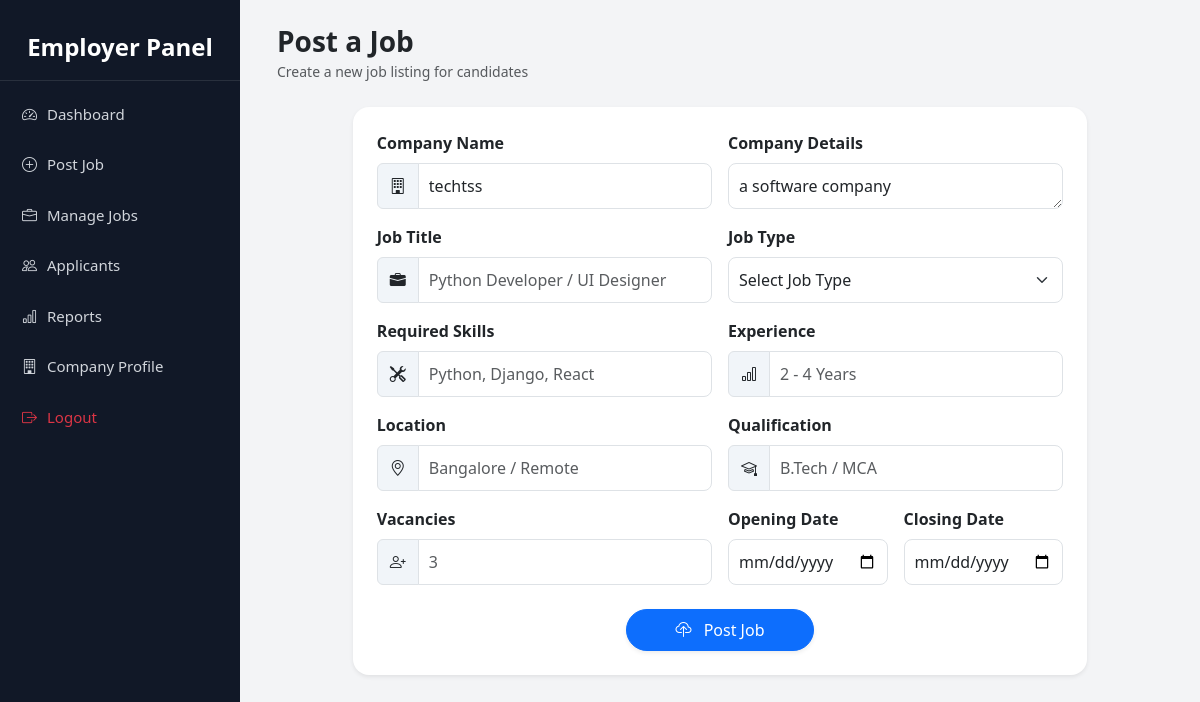
The page /employer/jobpost/ (signed in) on the database its author committed.
### Employer/models.py (models this page shows, shortened)
class Emp_profile_update(models.Model):
    email=models.ForeignKey(Register_master,on_delete=models.CASCADE)
    empid=models.CharField(max_length=100,unique=True)
    Designation=models.CharField(max_length=30)
    job_profile=models.CharField(max_length=100)
    company_Name=models.CharField(max_length=40)
    company_details=models.TextField()
    company_address=models.TextField()
    company_website=models.URLField()

### Employer/views.py (the view, shortened to what this page needs)
# urls.py: path('jobpost/',Job_post,name="jobpost"),
def Job_post(request, id=None):
    email = request.session.get("email")
    ob = Register_master.objects.get(email=email)
    try:
        profile = Emp_profile_update.objects.get(email=ob)
    except Emp_profile_update.DoesNotExist:
        profile = None
    job = None
    if id:
        job = get_object_or_404(PostJob, id=id)
    return render(request, "job_post.html", {
        "empdata": profile,
        "jdata": job
    })

### Employer/templates/job_post.html (shortened to what this page needs)
{% extends "employer_base.html" %}
{% load static %}
{% block content %}
<div class="container-fluid">
<div class="d-flex justify-content-between align-items-center mb-4 flex-wrap">
<div>
<h3 class="fw-bold mb-0">Post a Job</h3>
<small class="text-muted">Create a new job listing for candidates</small>
</div>
</div>
<div class="row justify-content-center">
<div class="col-xl-10 col-lg-11">
<div class="card shadow-sm border-0 rounded-4">
<div class="card-body p-4">
<form method="post">
<div class="row g-3">
<div class="col-md-6">
<label class="form-label fw-semibold">Company Name</label>
<div class="input-group">
<span class="input-group-text">
<i class="bi bi-building"></i>
</span>
<input type="text"
class="form-control"
value="{{ empdata.company_Name }}"
readonly>
</div>
</div>
<div class="col-md-6">
<label class="form-label fw-semibold">Company Details</label>
<textarea class="form-control"
rows="1"
readonly>{{ empdata.company_details }}</textarea>
</div>
<div class="col-md-6">
<label class="form-label fw-semibold">Job Title</label>
<div class="input-group">
<span class="input-group-text">
<i class="bi bi-briefcase-fill"></i>
</span>
<input type="text"
class="form-control"
name="jname"
placeholder="Python Developer / UI Designer"
required>
</div>
</div>
<div class="col-md-6">
<label class="form-label fw-semibold">Job Type</label>
<select class="form-select" name="jtype" required>
<option value="">Select Job Type</option>
</select>
</div>
<div class="col-md-6">
<label class="form-label fw-semibold">Required Skills</label>
<div class="input-group">
<span class="input-group-text">
<i class="bi bi-tools"></i>
</span>
<input type="text"
class="form-control"
name="jskill"
placeholder="Python, Django, React">
</div>
</div>
<div class="col-md-6">
<label class="form-label fw-semibold">Experience</label>
<div class="input-group">
<span class="input-group-text">
<i class="bi bi-bar-chart"></i>
</span>
<input type="text"
class="form-control"
name="exp"
placeholder="2 - 4 Years">
</div>
</div>
<div class="col-md-6">
<label class="form-label fw-semibold">Location</label>
<div class="input-group">
<span class="input-group-text">
<i class="bi bi-geo-alt"></i>
</span>
<input type="text"
class="form-control"
name="loc"
placeholder="Bangalore / Remote">
</div>
</div>
<div class="col-md-6">
<label class="form-label fw-semibold">Qualification</label>
<div class="input-group">
<span class="input-group-text">
<i class="bi bi-mortarboard"></i>
</span>
<input type="text"
class="form-control"
name="qualify"
placeholder="B.Tech / MCA">
</div>
</div>
<div class="col-md-6">
<label class="form-label fw-semibold">Vacancies</label>
<div class="input-group">
<span class="input-group-text">
<i class="bi bi-person-plus"></i>
</span>
<input type="number"
class="form-control"
name="vacancy"
placeholder="3"
required>
</div>
</div>
<div class="col-md-3 col-sm-6">
<label class="form-label fw-semibold">Opening Date</label>
<input type="date"
class="form-control"
name="odate"
required>
</div>
<div class="col-md-3 col-sm-6">
<label class="form-label fw-semibold">Closing Date</label>
<input type="date"
class="form-control"
name="cdate"
required>
</div>
<div class="col-12 text-center mt-4">
<button class="btn btn-primary px-5 py-2 rounded-pill shadow-sm">
<i class="bi bi-cloud-upload me-2"></i>
Post Job
</button>
</div>
</div>
</form>
</div>
</div>
</div>
</div>
</div>
{% endblock %}

### Accounts/templates/employer_base.html (style rules this page uses)
body { margin:0; font-family:system-ui; background:#f3f4f6; overflow-x:hidden; }

### Employer/templates/job_post.html (style rules this page uses)
.card { border-radius:14px; }
.form-control, .form-select { border-radius:8px; padding:10px; }
.input-group-text { background:#f1f5f9; }

### rows shown on the page
Emp_profile_update: company_Name "techtss", company_details "a software company"
